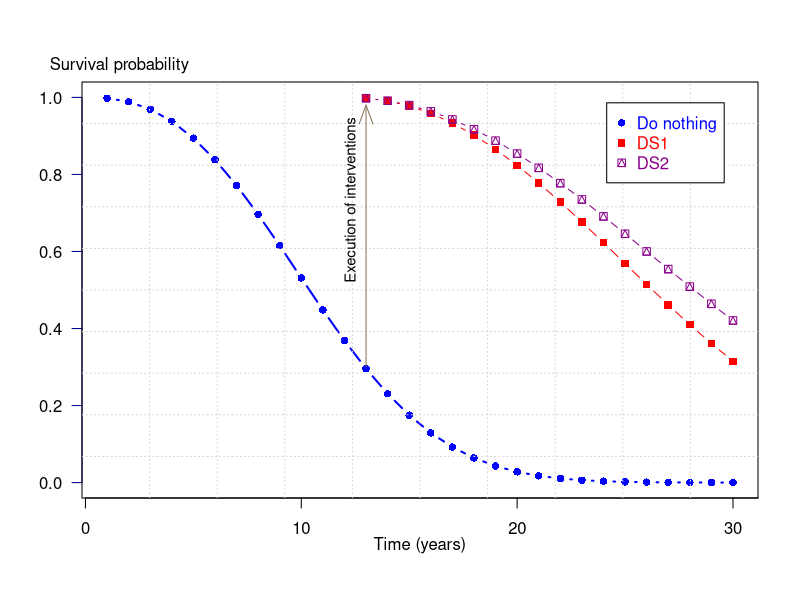

The R script that drew this image:
# Evolution
data=read.csv("survival-failureprobability.csv", header=T)
data=data.frame(data)
YearMax<-30
interventionno<-length(data[,1])
survivalweib<-function(x,a,b){exp(-a*x^b)}
failureweib<-function(x,a,b){a*b*x^(b-1)*exp(-a*x^b)}
x=c(1:YearMax)
#"I1-GCS1"
plot(survivalweib(x,data$alpha[1], data$m[1]),pch=16,axes=FALSE,ylim=c(0,1),ylab="", xlab="",col="blue1",type="b",lwd=2)
axis(2, ylim=c(0,1),col="darkblue",las=1)  ## las=1 makes horizontal labels
mtext(expression(paste("Survival probability")),side=3,line=0.2, adj = -0.06 )
axis(1,pretty(range(c(1:100)),10))
mtext(expression(paste("Time (years)")),side=1,col="black",line=2)  
box()

#text(15, 0.7,"r.f")
#par(new=TRUE)
#"I2-GCS1"
#plot(survivalweib(x,data$alpha[2], data$m[2]),pch=15,axes=FALSE,ylim=c(0,1),ylab="", xlab="",col="blue1",type="b",lwd=2)
#par(new=TRUE)
#"I3-GCS1"
#plot(survivalweib(x,data$alpha[3], data$m[3]),pch=14,axes=FALSE,ylim=c(0,1),ylab="", xlab="",col="blue1",type="b",lwd=2)
#par(new=TRUE)
#plot(survivalweib(x,data$alpha[4], data$m[4]),pch=13,axes=FALSE,ylim=c(0,1),ylab="", xlab="",col="red",type="o",lwd=2)
#par(new=TRUE)
#plot(survivalweib(x,data$alpha[7], data$m[7]),pch=10,axes=FALSE,ylim=c(0,1),ylab="", xlab="",col="darkmagenta",type="b",lwd=2)

#par(new=TRUE)
#failure probability
#plot(failureweib(x,data$alpha[1], data$m[1]),pch=16,axes=FALSE,ylim=c(0,1),ylab="", xlab="",col="blue1",type="b",lwd=1)
#par(new=TRUE)
#plot(failureweib(x,data$alpha[2], data$m[2]),pch=15,axes=FALSE,ylim=c(0,1),ylab="", xlab="",col="blue1",type="b",lwd=1)
#par(new=TRUE)
#"I3-GCS1"
#plot(failureweib(x,data$alpha[3], data$m[3]),pch=14,axes=FALSE,ylim=c(0,1),ylab="", xlab="",col="blue1",type="b",lwd=1)
#par(new=TRUE)

## Add Legend
#legend("bottomleft",inset=.05,legend=c("I1-GCS1","I2-GCS1","I3-GCS1"),text.col=c("blue1","blue1","blue1"),pch=c(16,15,14),col=c("blue1","blue1","blue1"),horiz=F)
#
#legend("bottomleft",inset=.05,legend=c("I1-GCS1","I2-GCS1","I3-GCS1","I1-GCS2","I2-GCS2","I3-GCS2","I1-GCS3","I2-GCS3","I3-GCS3"),text.col=c("blue1","blue1","blue1","red","red","red","darkmagenta","darkmagenta","darkmagenta"),pch=c(16,15,14,13,12,11,10,9,8),col=c("blue1","blue1","blue1","red","red","red","darkmagenta","darkmagenta","darkmagenta"), horiz=F)
#segments(13, 0.55, 13, 1, col= 'blue1')
grid(10, 10, col = "lightgray", lty = "dotted",lwd = par("lwd"), equilogs = TRUE)
legend("topright",inset=.05,legend=c("Do nothing","DS1","DS2"),text.col=c("blue1","red","darkmagenta"),pch=c(16,15,14),col=c("blue1","red","darkmagenta"), horiz=FALSE)
#segments(13, 0.55, 13, 1, col= 'blue1')

text(12.8, 0.95,"Execution of interventions",pos=2,cex = 0.9, srt = 90)
arrows(13, 0.3, 13, 0.98,length = 0.2, angle = 20,code = 2,col= 'burlywood4')
#par(new=TRUE)
#"I2-GCS1"
y=c(13:30)
survivalweib2<-function(y,a,b){exp(-a*(y-12)^b)}
#plot(survivalweib2(y,data$alpha[2], data$m[2]),pch=15,axes=FALSE,ylim=c(0,1),ylab="", xlab="",col="red",type="b",lwd=2)
#GCS1
lines(y,survivalweib2(y,data$alpha[2], data$m[2]),pch=15,col="red",type="b",lwd=1)
lines(y,survivalweib2(y,data$alpha[3], data$m[3]),pch=14,col="darkmagenta",type="b",lwd=1)
#GCS2
#segments(15, 0.44, 15, 1, col= 'red')
#arrows(15, 0.3, 15, 0.88,length = 0.2, angle = 20,code = 2,col= 'red')
#text(14.8, 0.88,"Intervention on GCS2",pos=2,cex = 0.9, srt = 90)
#y=c(15:30)
#survivalweib2<-function(y,a,b){exp(-a*(y-14)^b)}
#lines(y,survivalweib2(y,data$alpha[5], data$m[5]),pch=12,col="red",type="b",lwd=1)
#lines(y,survivalweib2(y,data$alpha[6], data$m[6]),pch=11,col="red",type="b",lwd=1)
#GCS3
#segments(18, 0.3, 18, 1, col= 'darkmagenta')
#arrows(18, 0.15, 18, 0.88,length = 0.2, angle = 20,code = 2,col= 'darkmagenta')
#text(17.8, 0.82,"Intervention on GCS3",pos=2,cex = 0.9, srt = 90)
#y=c(18:30)
#survivalweib2<-function(y,a,b){exp(-a*(y-17)^b)}
#lines(y,survivalweib2(y,data$alpha[8], data$m[8]),pch=9,col="darkmagenta",type="b",lwd=1)
#lines(y,survivalweib2(y,data$alpha[9], data$m[9]),pch=8,col="darkmagenta",type="b",lwd=1)